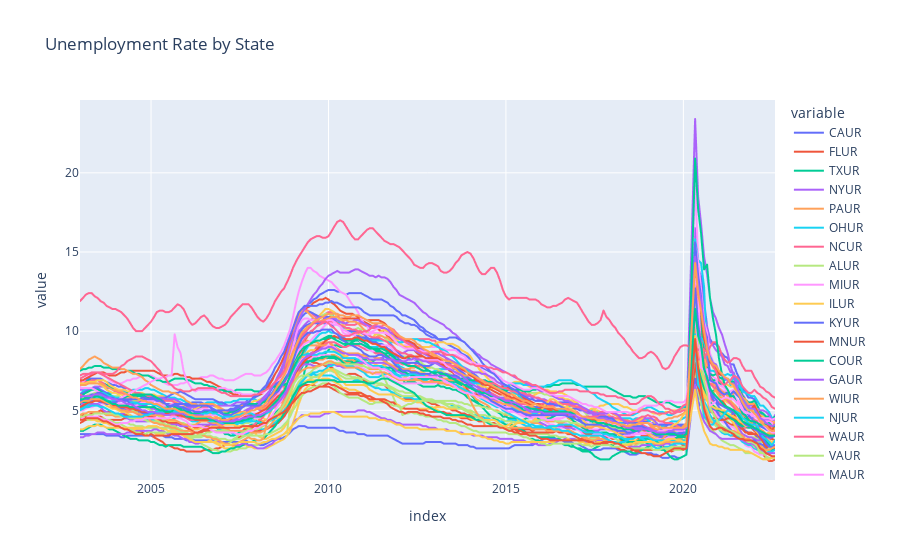

Notebook code for this chart:
### Code cell
# drop the columns from unemp_states that starts with L
unemp_states = unemp_states.loc[:, ~unemp_states.columns.str.startswith('L')]
px.line(unemp_states, title='Unemployment Rate by State')

### Figure 1 — Plotly figure (JSON) as saved in the notebook; plotly's stock layout.template omitted (floating-point values rounded to 4 significant figures; data arrays with more than 128 entries replaced by an {"elided": "..."} marker saying what was removed)
{"data": [{"hovertemplate": "variable=CAUR<br>index=%{x}<br>value=%{y}<extra></extra>", "legendgroup": "CAUR", "line": {"color": "#636efa", "dash": "solid"}, "marker": {"symbol": "circle"}, "mode": "lines", "name": "CAUR", "showlegend": true, "type": "scattergl", "x": {"elided": "234 str values"}, "xaxis": "x", "y": {"elided": "234 float values"}, "yaxis": "y"}, {"hovertemplate": "variable=FLUR<br>index=%{x}<br>value=%{y}<extra></extra>", "legendgroup": "FLUR", "line": {"color": "#EF553B", "dash": "solid"}, "marker": {"symbol": "circle"}, "mode": "lines", "name": "FLUR", "showlegend": true, "type": "scattergl", "x": {"elided": "234 str values"}, "xaxis": "x", "y": {"elided": "234 float values"}, "yaxis": "y"}, {"hovertemplate": "variable=TXUR<br>index=%{x}<br>value=%{y}<extra></extra>", "legendgroup": "TXUR", "line": {"color": "#00cc96", "dash": "solid"}, "marker": {"symbol": "circle"}, "mode": "lines", "name": "TXUR", "showlegend": true, "type": "scattergl", "x": {"elided": "234 str values"}, "xaxis": "x", "y": {"elided": "234 float values"}, "yaxis": "y"}, {"hovertemplate": "variable=NYUR<br>index=%{x}<br>value=%{y}<extra></extra>", "legendgroup": "NYUR", "line": {"color": "#ab63fa", "dash": "solid"}, "marker": {"symbol": "circle"}, "mode": "lines", "name": "NYUR", "showlegend": true, "type": "scattergl", "x": {"elided": "234 str values"}, "xaxis": "x", "y": {"elided": "234 float values"}, "yaxis": "y"}, {"hovertemplate": "variable=PAUR<br>index=%{x}<br>value=%{y}<extra></extra>", "legendgroup": "PAUR", "line": {"color": "#FFA15A", "dash": "solid"}, "marker": {"symbol": "circle"}, "mode": "lines", "name": "PAUR", "showlegend": true, "type": "scattergl", "x": {"elided": "234 str values"}, "xaxis": "x", "y": {"elided": "234 float values"}, "yaxis": "y"}, {"hovertemplate": "variable=OHUR<br>index=%{x}<br>value=%{y}<extra></extra>", "legendgroup": "OHUR", "line": {"color": "#19d3f3", "dash": "solid"}, "marker": {"symbol": "circle"}, "mode": "lines", "name": "OHUR", "showlegend": true, "type": "scattergl", "x": {"elided": "234 str values"}, "xaxis": "x", "y": {"elided": "234 float values"}, "yaxis": "y"}, {"hovertemplate": "variable=NCUR<br>index=%{x}<br>value=%{y}<extra></extra>", "legendgroup": "NCUR", "line": {"color": "#FF6692", "dash": "solid"}, "marker": {"symbol": "circle"}, "mode": "lines", "name": "NCUR", "showlegend": true, "type": "scattergl", "x": {"elided": "234 str values"}, "xaxis": "x", "y": {"elided": "234 float values"}, "yaxis": "y"}, {"hovertemplate": "variable=ALUR<br>index=%{x}<br>value=%{y}<extra></extra>", "legendgroup": "ALUR", "line": {"color": "#B6E880", "dash": "solid"}, "marker": {"symbol": "circle"}, "mode": "lines", "name": "ALUR", "showlegend": true, "type": "scattergl", "x": {"elided": "234 str values"}, "xaxis": "x", "y": {"elided": "234 float values"}, "yaxis": "y"}, {"hovertemplate": "variable=MIUR<br>index=%{x}<br>value=%{y}<extra></extra>", "legendgroup": "MIUR", "line": {"color": "#FF97FF", "dash": "solid"}, "marker": {"symbol": "circle"}, "mode": "lines", "name": "MIUR", "showlegend": true, "type": "scattergl", "x": {"elided": "234 str values"}, "xaxis": "x", "y": {"elided": "234 float values"}, "yaxis": "y"}, {"hovertemplate": "variable=ILUR<br>index=%{x}<br>value=%{y}<extra></extra>", "legendgroup": "ILUR", "line": {"color": "#FECB52", "dash": "solid"}, "marker": {"symbol": "circle"}, "mode": "lines", "name": "ILUR", "showlegend": true, "type": "scattergl", "x": {"elided": "234 str values"}, "xaxis": "x", "y": {"elided": "234 float values"}, "yaxis": "y"}, {"hovertemplate": "variable=KYUR<br>index=%{x}<br>value=%{y}<extra></extra>", "legendgroup": "KYUR", "line": {"color": "#636efa", "dash": "solid"}, "marker": {"symbol": "circle"}, "mode": "lines", "name": "KYUR", "showlegend": true, "type": "scattergl", "x": {"elided": "234 str values"}, "xaxis": "x", "y": {"elided": "234 float values"}, "yaxis": "y"}, {"hovertemplate": "variable=MNUR<br>index=%{x}<br>value=%{y}<extra></extra>", "legendgroup": "MNUR", "line": {"color": "#EF553B", "dash": "solid"}, "marker": {"symbol": "circle"}, "mode": "lines", "name": "MNUR", "showlegend": true, "type": "scattergl", "x": {"elided": "234 str values"}, "xaxis": "x", "y": {"elided": "234 float values"}, "yaxis": "y"}, {"hovertemplate": "variable=COUR<br>index=%{x}<br>value=%{y}<extra></extra>", "legendgroup": "COUR", "line": {"color": "#00cc96", "dash": "solid"}, "marker": {"symbol": "circle"}, "mode": "lines", "name": "COUR", "showlegend": true, "type": "scattergl", "x": {"elided": "234 str values"}, "xaxis": "x", "y": {"elided": "234 float values"}, "yaxis": "y"}, {"hovertemplate": "variable=GAUR<br>index=%{x}<br>value=%{y}<extra></extra>", "legendgroup": "GAUR", "line": {"color": "#ab63fa", "dash": "solid"}, "marker": {"symbol": "circle"}, "mode": "lines", "name": "GAUR", "showlegend": true, "type": "scattergl", "x": {"elided": "234 str values"}, "xaxis": "x", "y": {"elided": "234 float values"}, "yaxis": "y"}, {"hovertemplate": "variable=WIUR<br>index=%{x}<br>value=%{y}<extra></extra>", "legendgroup": "WIUR", "line": {"color": "#FFA15A", "dash": "solid"}, "marker": {"symbol": "circle"}, "mode": "lines", "name": "WIUR", "showlegend": true, "type": "scattergl", "x": {"elided": "234 str values"}, "xaxis": "x", "y": {"elided": "234 float values"}, "yaxis": "y"}, {"hovertemplate": "variable=NJUR<br>index=%{x}<br>value=%{y}<extra></extra>", "legendgroup": "NJUR", "line": {"color": "#19d3f3", "dash": "solid"}, "marker": {"symbol": "circle"}, "mode": "lines", "name": "NJUR", "showlegend": true, "type": "scattergl", "x": {"elided": "234 str values"}, "xaxis": "x", "y": {"elided": "234 float values"}, "yaxis": "y"}, {"hovertemplate": "variable=WAUR<br>index=%{x}<br>value=%{y}<extra></extra>", "legendgroup": "WAUR", "line": {"color": "#FF6692", "dash": "solid"}, "marker": {"symbol": "circle"}, "mode": "lines", "name": "WAUR", "showlegend": true, "type": "scattergl", "x": {"elided": "234 str values"}, "xaxis": "x", "y": {"elided": "234 float values"}, "yaxis": "y"}, {"hovertemplate": "variable=VAUR<br>index=%{x}<br>value=%{y}<extra></extra>", "legendgroup": "VAUR", "line": {"color": "#B6E880", "dash": "solid"}, "marker": {"symbol": "circle"}, "mode": "lines", "name": "VAUR", "showlegend": true, "type": "scattergl", "x": {"elided": "234 str values"}, "xaxis": "x", "y": {"elided": "234 float values"}, "yaxis": "y"}, {"hovertemplate": "variable=MAUR<br>index=%{x}<br>value=%{y}<extra></extra>", "legendgroup": "MAUR", "line": {"color": "#FF97FF", "dash": "solid"}, "marker": {"symbol": "circle"}, "mode": "lines", "name": "MAUR", "showlegend": true, "type": "scattergl", "x": {"elided": "234 str values"}, "xaxis": "x", "y": {"elided": "234 float values"}, "yaxis": "y"}, {"hovertemplate": "variable=WVUR<br>index=%{x}<br>value=%{y}<extra></extra>", "legendgroup": "WVUR", "line": {"color": "#FECB52", "dash": "solid"}, "marker": {"symbol": "circle"}, "mode": "lines", "name": "WVUR", "showlegend": true, "type": "scattergl", "x": {"elided": "234 str values"}, "xaxis": "x", "y": {"elided": "234 float values"}, "yaxis": "y"}, {"hovertemplate": "variable=TNUR<br>index=%{x}<br>value=%{y}<extra></extra>", "legendgroup": "TNUR", "line": {"color": "#636efa", "dash": "solid"}, "marker": {"symbol": "circle"}, "mode": "lines", "name": "TNUR", "showlegend": true, "type": "scattergl", "x": {"elided": "234 str values"}, "xaxis": "x", "y": {"elided": "234 float values"}, "yaxis": "y"}, {"hovertemplate": "variable=SCUR<br>index=%{x}<br>value=%{y}<extra></extra>", "legendgroup": "SCUR", "line": {"color": "#EF553B", "dash": "solid"}, "marker": {"symbol": "circle"}, "mode": "lines", "name": "SCUR", "showlegend": true, "type": "scattergl", "x": {"elided": "234 str values"}, "xaxis": "x", "y": {"elided": "234 float values"}, "yaxis": "y"}, {"hovertemplate": "variable=AKUR<br>index=%{x}<br>value=%{y}<extra></extra>", "legendgroup": "AKUR", "line": {"color": "#00cc96", "dash": "solid"}, "marker": {"symbol": "circle"}, "mode": "lines", "name": "AKUR", "showlegend": true, "type": "scattergl", "x": {"elided": "234 str values"}, "xaxis": "x", "y": {"elided": "234 float values"}, "yaxis": "y"}, {"hovertemplate": "variable=ARUR<br>index=%{x}<br>value=%{y}<extra></extra>", "legendgroup": "ARUR", "line": {"color": "#ab63fa", "dash": "solid"}, "marker": {"symbol": "circle"}, "mode": "lines", "name": "ARUR", "showlegend": true, "type": "scattergl", "x": {"elided": "234 str values"}, "xaxis": "x", "y": {"elided": "234 float values"}, "yaxis": "y"}, {"hovertemplate": "variable=ORUR<br>index=%{x}<br>value=%{y}<extra></extra>", "legendgroup": "ORUR", "line": {"color": "#FFA15A", "dash": "solid"}, "marker": {"symbol": "circle"}, "mode": "lines", "name": "ORUR", "showlegend": true, "type": "scattergl", "x": {"elided": "234 str values"}, "xaxis": "x", "y": {"elided": "234 float values"}, "yaxis": "y"}, {"hovertemplate": "variable=NMUR<br>index=%{x}<br>value=%{y}<extra></extra>", "legendgroup": "NMUR", "line": {"color": "#19d3f3", "dash": "solid"}, "marker": {"symbol": "circle"}, "mode": "lines", "name": "NMUR", "showlegend": true, "type": "scattergl", "x": {"elided": "234 str values"}, "xaxis": "x", "y": {"elided": "234 float values"}, "yaxis": "y"}, {"hovertemplate": "variable=AZUR<br>index=%{x}<br>value=%{y}<extra></extra>", "legendgroup": "AZUR", "line": {"color": "#FF6692", "dash": "solid"}, "marker": {"symbol": "circle"}, "mode": "lines", "name": "AZUR", "showlegend": true, "type": "scattergl", "x": {"elided": "234 str values"}, "xaxis": "x", "y": {"elided": "234 float values"}, "yaxis": "y"}, {"hovertemplate": "variable=UTUR<br>index=%{x}<br>value=%{y}<extra></extra>", "legendgroup": "UTUR", "line": {"color": "#B6E880", "dash": "solid"}, "marker": {"symbol": "circle"}, "mode": "lines", "name": "UTUR", "showlegend": true, "type": "scattergl", "x": {"elided": "234 str values"}, "xaxis": "x", "y": {"elided": "234 float values"}, "yaxis": "y"}, {"hovertemplate": "variable=INUR<br>index=%{x}<br>value=%{y}<extra></extra>", "legendgroup": "INUR", "line": {"color": "#FF97FF", "dash": "solid"}, "marker": {"symbol": "circle"}, "mode": "lines", "name": "INUR", "showlegend": true, "type": "scattergl", "x": {"elided": "234 str values"}, "xaxis": "x", "y": {"elided": "234 float values"}, "yaxis": "y"}, {"hovertemplate": "variable=OKUR<br>index=%{x}<br>value=%{y}<extra></extra>", "legendgroup": "OKUR", "line": {"color": "#FECB52", "dash": "solid"}, "marker": {"symbol": "circle"}, "mode": "lines", "name": "OKUR", "showlegend": true, "type": "scattergl", "x": {"elided": "234 str values"}, "xaxis": "x", "y": {"elided": "234 float values"}, "yaxis": "y"}, {"hovertemplate": "variable=NDUR<br>index=%{x}<br>value=%{y}<extra></extra>", "legendgroup": "NDUR", "line": {"color": "#636efa", "dash": "solid"}, "marker": {"symbol": "circle"}, "mode": "lines", "name": "NDUR", "showlegend": true, "type": "scattergl", "x": {"elided": "234 str values"}, "xaxis": "x", "y": {"elided": "234 float values"}, "yaxis": "y"}, {"hovertemplate": "variable=IAUR<br>index=%{x}<br>value=%{y}<extra></extra>", "legendgroup": "IAUR", "line": {"color": "#EF553B", "dash": "solid"}, "marker": {"symbol": "circle"}, "mode": "lines", "name": "IAUR", "showlegend": true, "type": "scattergl", "x": {"elided": "234 str values"}, "xaxis": "x", "y": {"elided": "234 float values"}, "yaxis": "y"}, {"hovertemplate": "variable=MOUR<br>index=%{x}<br>value=%{y}<extra></extra>", "legendgroup": "MOUR", "line": {"color": "#00cc96", "dash": "solid"}, "marker": {"symbol": "circle"}, "mode": "lines", "name": "MOUR", "showlegend": true, "type": "scattergl", "x": {"elided": "234 str values"}, "xaxis": "x", "y": {"elided": "234 float values"}, "yaxis": "y"}, {"hovertemplate": "variable=NVUR<br>index=%{x}<br>value=%{y}<extra></extra>", "legendgroup": "NVUR", "line": {"color": "#ab63fa", "dash": "solid"}, "marker": {"symbol": "circle"}, "mode": "lines", "name": "NVUR", "showlegend": true, "type": "scattergl", "x": {"elided": "234 str values"}, "xaxis": "x", "y": {"elided": "234 float values"}, "yaxis": "y"}, {"hovertemplate": "variable=MDUR<br>index=%{x}<br>value=%{y}<extra></extra>", "legendgroup": "MDUR", "line": {"color": "#FFA15A", "dash": "solid"}, "marker": {"symbol": "circle"}, "mode": "lines", "name": "MDUR", "showlegend": true, "type": "scattergl", "x": {"elided": "234 str values"}, "xaxis": "x", "y": {"elided": "234 float values"}, "yaxis": "y"}, {"hovertemplate": "variable=KSUR<br>index=%{x}<br>value=%{y}<extra></extra>", "legendgroup": "KSUR", "line": {"color": "#19d3f3", "dash": "solid"}, "marker": {"symbol": "circle"}, "mode": "lines", "name": "KSUR", "showlegend": true, "type": "scattergl", "x": {"elided": "234 str values"}, "xaxis": "x", "y": {"elided": "234 float values"}, "yaxis": "y"}, {"hovertemplate": "variable=PRUR<br>index=%{x}<br>value=%{y}<extra></extra>", "legendgroup": "PRUR", "line": {"color": "#FF6692", "dash": "solid"}, "marker": {"symbol": "circle"}, "mode": "lines", "name": "PRUR", "showlegend": true, "type": "scattergl", "x": {"elided": "234 str values"}, "xaxis": "x", "y": {"elided": "234 float values"}, "yaxis": "y"}, {"hovertemplate": "variable=MTUR<br>index=%{x}<br>value=%{y}<extra></extra>", "legendgroup": "MTUR", "line": {"color": "#B6E880", "dash": "solid"}, "marker": {"symbol": "circle"}, "mode": "lines", "name": "MTUR", "showlegend": true, "type": "scattergl", "x": {"elided": "234 str values"}, "xaxis": "x", "y": {"elided": "234 float values"}, "yaxis": "y"}, {"hovertemplate": "variable=MSUR<br>index=%{x}<br>value=%{y}<extra></extra>", "legendgroup": "MSUR", "line": {"color": "#FF97FF", "dash": "solid"}, "marker": {"symbol": "circle"}, "mode": "lines", "name": "MSUR", "showlegend": true, "type": "scattergl", "x": {"elided": "234 str values"}, "xaxis": "x", "y": {"elided": "234 float values"}, "yaxis": "y"}, {"hovertemplate": "variable=WYUR<br>index=%{x}<br>value=%{y}<extra></extra>", "legendgroup": "WYUR", "line": {"color": "#FECB52", "dash": "solid"}, "marker": {"symbol": "circle"}, "mode": "lines", "name": "WYUR", "showlegend": true, "type": "scattergl", "x": {"elided": "234 str values"}, "xaxis": "x", "y": {"elided": "234 float values"}, "yaxis": "y"}, {"hovertemplate": "variable=RIUR<br>index=%{x}<br>value=%{y}<extra></extra>", "legendgroup": "RIUR", "line": {"color": "#636efa", "dash": "solid"}, "marker": {"symbol": "circle"}, "mode": "lines", "name": "RIUR", "showlegend": true, "type": "scattergl", "x": {"elided": "234 str values"}, "xaxis": "x", "y": {"elided": "234 float values"}, "yaxis": "y"}, {"hovertemplate": "variable=CTUR<br>index=%{x}<br>value=%{y}<extra></extra>", "legendgroup": "CTUR", "line": {"color": "#EF553B", "dash": "solid"}, "marker": {"symbol": "circle"}, "mode": "lines", "name": "CTUR", "showlegend": true, "type": "scattergl", "x": {"elided": "234 str values"}, "xaxis": "x", "y": {"elided": "234 float values"}, "yaxis": "y"}, {"hovertemplate": "variable=HIUR<br>index=%{x}<br>value=%{y}<extra></extra>", "legendgroup": "HIUR", "line": {"color": "#00cc96", "dash": "solid"}, "marker": {"symbol": "circle"}, "mode": "lines", "name": "HIUR", "showlegend": true, "type": "scattergl", "x": {"elided": "234 str values"}, "xaxis": "x", "y": {"elided": "234 float values"}, "yaxis": "y"}, {"hovertemplate": "variable=SDUR<br>index=%{x}<br>value=%{y}<extra></extra>", "legendgroup": "SDUR", "line": {"color": "#ab63fa", "dash": "solid"}, "marker": {"symbol": "circle"}, "mode": "lines", "name": "SDUR", "showlegend": true, "type": "scattergl", "x": {"elided": "234 str values"}, "xaxis": "x", "y": {"elided": "234 float values"}, "yaxis": "y"}, {"hovertemplate": "variable=IDUR<br>index=%{x}<br>value=%{y}<extra></extra>", "legendgroup": "IDUR", "line": {"color": "#FFA15A", "dash": "solid"}, "marker": {"symbol": "circle"}, "mode": "lines", "name": "IDUR", "showlegend": true, "type": "scattergl", "x": {"elided": "234 str values"}, "xaxis": "x", "y": {"elided": "234 float values"}, "yaxis": "y"}, {"hovertemplate": "variable=MEUR<br>index=%{x}<br>value=%{y}<extra></extra>", "legendgroup": "MEUR", "line": {"color": "#19d3f3", "dash": "solid"}, "marker": {"symbol": "circle"}, "mode": "lines", "name": "MEUR", "showlegend": true, "type": "scattergl", "x": {"elided": "234 str values"}, "xaxis": "x", "y": {"elided": "234 float values"}, "yaxis": "y"}, {"hovertemplate": "variable=DCUR<br>index=%{x}<br>value=%{y}<extra></extra>", "legendgroup": "DCUR", "line": {"color": "#FF6692", "dash": "solid"}, "marker": {"symbol": "circle"}, "mode": "lines", "name": "DCUR", "showlegend": true, "type": "scattergl", "x": {"elided": "234 str values"}, "xaxis": "x", "y": {"elided": "234 float values"}, "yaxis": "y"}, {"hovertemplate": "variable=NHUR<br>index=%{x}<br>value=%{y}<extra></extra>", "legendgroup": "NHUR", "line": {"color": "#B6E880", "dash": "solid"}, "marker": {"symbol": "circle"}, "mode": "lines", "name": "NHUR", "showlegend": true, "type": "scattergl", "x": {"elided": "234 str values"}, "xaxis": "x", "y": {"elided": "234 float values"}, "yaxis": "y"}, {"hovertemplate": "variable=DEUR<br>index=%{x}<br>value=%{y}<extra></extra>", "legendgroup": "DEUR", "line": {"color": "#FF97FF", "dash": "solid"}, "marker": {"symbol": "circle"}, "mode": "lines", "name": "DEUR", "showlegend": true, "type": "scattergl", "x": {"elided": "234 str values"}, "xaxis": "x", "y": {"elided": "234 float values"}, "yaxis": "y"}, {"hovertemplate": "variable=NEUR<br>index=%{x}<br>value=%{y}<extra></extra>", "legendgroup": "NEUR", "line": {"color": "#FECB52", "dash": "solid"}, "marker": {"symbol": "circle"}, "mode": "lines", "name": "NEUR", "showlegend": true, "type": "scattergl", "x": {"elided": "234 str values"}, "xaxis": "x", "y": {"elided": "234 float values"}, "yaxis": "y"}, {"hovertemplate": "variable=CMWRUR<br>index=%{x}<br>value=%{y}<extra></extra>", "legendgroup": "CMWRUR", "line": {"color": "#636efa", "dash": "solid"}, "marker": {"symbol": "circle"}, "mode": "lines", "name": "CMWRUR", "showlegend": true, "type": "scattergl", "x": {"elided": "234 str values"}, "xaxis": "x", "y": {"elided": "234 float values"}, "yaxis": "y"}, {"hovertemplate": "variable=VTUR<br>index=%{x}<br>value=%{y}<extra></extra>", "legendgroup": "VTUR", "line": {"color": "#EF553B", "dash": "solid"}, "marker": {"symbol": "circle"}, "mode": "lines", "name": "VTUR", "showlegend": true, "type": "scattergl", "x": {"elided": "234 str values"}, "xaxis": "x", "y": {"elided": "234 float values"}, "yaxis": "y"}, {"hovertemplate": "variable=CSOUUR<br>index=%{x}<br>value=%{y}<extra></extra>", "legendgroup": "CSOUUR", "line": {"color": "#00cc96", "dash": "solid"}, "marker": {"symbol": "circle"}, "mode": "lines", "name": "CSOUUR", "showlegend": true, "type": "scattergl", "x": {"elided": "234 str values"}, "xaxis": "x", "y": {"elided": "234 float values"}, "yaxis": "y"}, {"hovertemplate": "variable=CNERUR<br>index=%{x}<br>value=%{y}<extra></extra>", "legendgroup": "CNERUR", "line": {"color": "#ab63fa", "dash": "solid"}, "marker": {"symbol": "circle"}, "mode": "lines", "name": "CNERUR", "showlegend": true, "type": "scattergl", "x": {"elided": "234 str values"}, "xaxis": "x", "y": {"elided": "234 float values"}, "yaxis": "y"}, {"hovertemplate": "variable=CWSTUR<br>index=%{x}<br>value=%{y}<extra></extra>", "legendgroup": "CWSTUR", "line": {"color": "#FFA15A", "dash": "solid"}, "marker": {"symbol": "circle"}, "mode": "lines", "name": "CWSTUR", "showlegend": true, "type": "scattergl", "x": {"elided": "234 str values"}, "xaxis": "x", "y": {"elided": "234 float values"}, "yaxis": "y"}], "layout": {"legend": {"title": {"text": "variable"}, "tracegroupgap": 0}, "title": {"text": "Unemployment Rate by State"}, "xaxis": {"anchor": "y", "domain": [0, 1], "title": {"text": "index"}}, "yaxis": {"anchor": "x", "domain": [0, 1], "title": {"text": "value"}}}}
